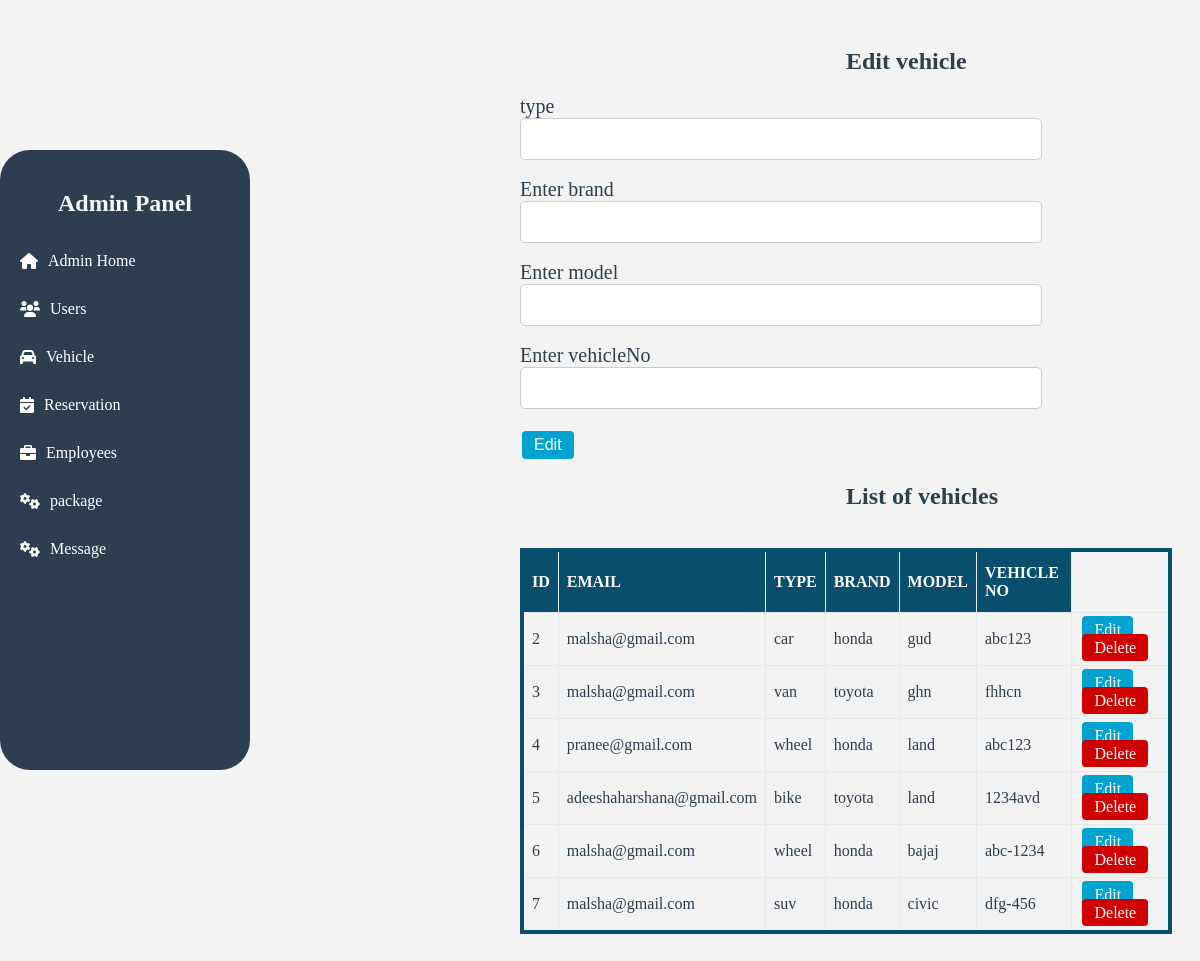
Page /adminVehicle.php on the earlier database version.
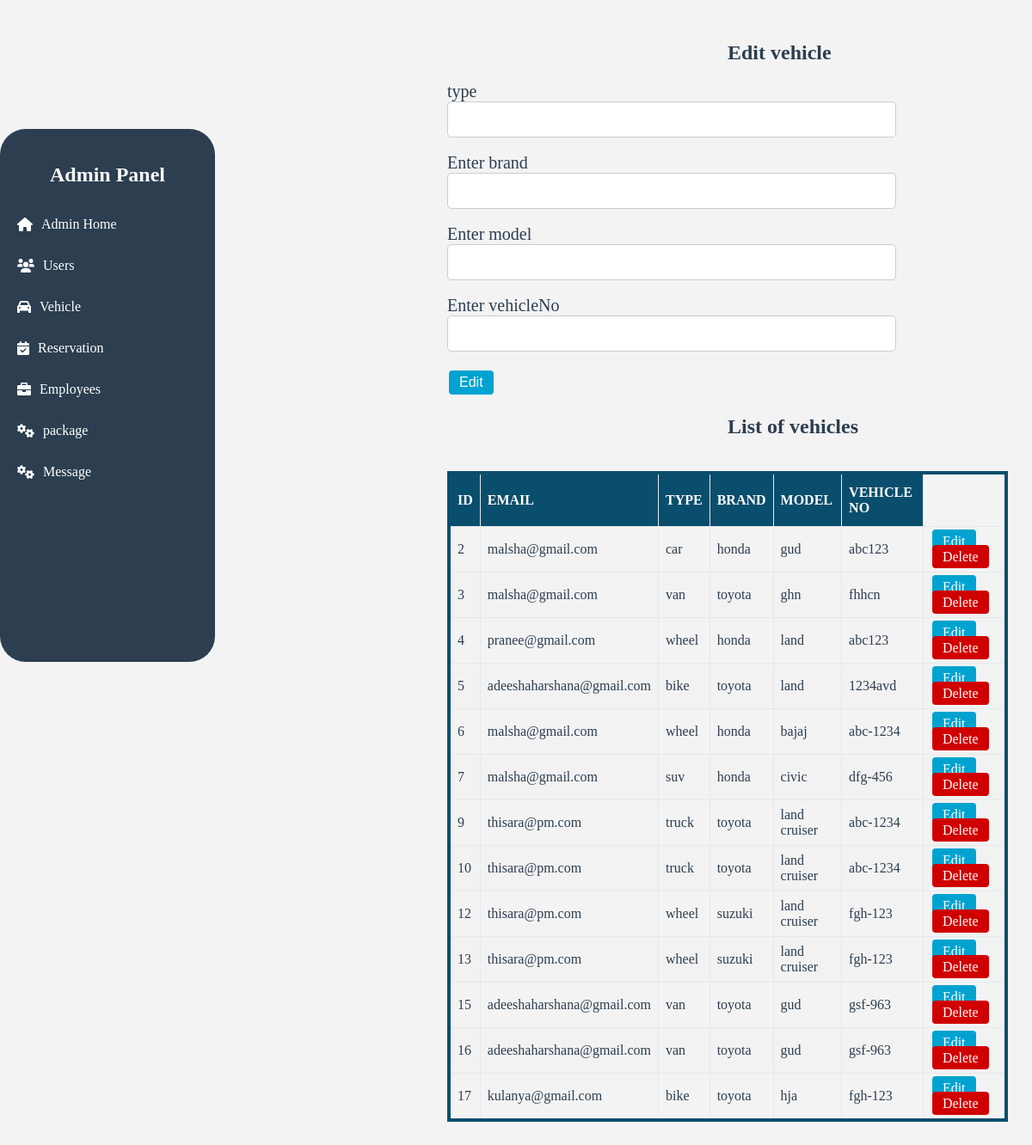
Same page on the later database version.
### tables this page shows
CREATE TABLE `vehicle` (
  `email` varchar(32) NOT NULL,
  `vehicleID` int(11) NOT NULL,
  `type` varchar(10) NOT NULL,
  `brand` varchar(20) NOT NULL,
  `model` varchar(20) NOT NULL,
  `vehicleNo` varchar(10) NOT NULL,
  `date` varchar(20) NOT NULL
);

### adminVehicle.php (the view, shortened to what this page needs)
<?php
        include("adminSidebar.php");
    require_once 'database.php';
?>
<!DOCTYPE html>
<html lang="en">
<head>
    <link rel="stylesheet" href="style\adminUser.css">
</head>
<body>
<div class="container" id="form-container">
    <h2>Edit vehicle</h2>
    <form method="post" action="">
        <div class="inputs">
            <label for="admin_name">type</label><br>
            <input type="text" name="type" id="name" value="<?php echo isset($type) ? $type : '';?>" ><br><br>
            <label for="admin_username">Enter brand</label><br>
            <input type="text" name="brand" id="username" value="<?php echo isset($brand) ? $brand : ''; ?>" required><br><br>
            <label for="admin_username">Enter model</label><br>
            <input type="text" name="model" id="username" value="<?php echo isset($model) ? $model : ''; ?>" required><br><br>
            <label for="admin_username">Enter vehicleNo</label><br>
            <input type="text" name="vehicleNo" id="username" value="<?php echo isset($vehicleNo) ? $vehicleNo : ''; ?>" required><br><br>
                <button type="submit" name="update" class="button" id="btn">Edit</button>
        </div>
    </form>
</div>
    <div class="container" id="table-container">
    <h2>List of vehicles</h2>
    <br>
    <table class="table">
        <thead>
            <tr>
                <th>ID</th>
                <th>EMAIL</th>
                <th>TYPE</th>
                <th>BRAND</th>
                <th>MODEL</th>
                <th>VEHICLE NO</th>
            </tr>
        </thead>
        <tbody>
        <?php
        $query = "SELECT * FROM vehicle";
        $query_run = mysqli_query($conn, $query);
        if (mysqli_num_rows($query_run) > 0) {
            while ($row = mysqli_fetch_assoc($query_run)) {
                ?>
                <tr>
                    <td><?php echo $row['vehicleID']; ?></td>
                    <td><?php echo $row['email']; ?></td>
                    <td><?php echo $row['type']; ?></td>
                    <td><?php echo $row['brand']; ?></td>
                    <td><?php echo $row['model']; ?></td>
                    <td><?php echo $row['vehicleNo']; ?></td>
                    <td>
                        <a class='button' id='btn1' href='adminVehicle.php?edit_id=<?php echo $row['vehicleID']; ?>'>Edit</a>
                        <a class='button' id='btn2' href='adminVehicle.php?delete_id=<?php echo $row['vehicleID']; ?>' onclick="return confirm('Are you sure you want to delete?');">Delete</a>
                    </td>
                </tr>
                <?php
            }
        } else {
            echo "<tr><td colspan='8'>No record found</td></tr>";
        }
        ?>
        </tbody>
    </table>
</div>
</body>
</html>

### adminSidebar.php (shortened to what this page needs)
<!DOCTYPE html>
<html lang="en">
<head>
  <link rel="stylesheet" href="style\adminPanel.css" />
  <link rel="stylesheet" href="https://cdnjs.cloudflare.com/ajax/libs/font-awesome/6.0.0-beta3/css/all.min.css" />
</head>
<body>
<div class="sidebar">
    <h2>Admin Panel</h2>
    <ul>
      <li>
        <a href="adminPanel.php"><i class="fas fa-home"></i> Admin Home</a>
      </li>
      <li>
        <a href="adminUsers.php"><i class="fas fa-users"></i> Users</a>
      </li>
      <li>
        <a href="adminVehicle.php"><i class="fas fa-car"></i> Vehicle</a>
      </li>
      <li>
        <a href="adminReservation.php"><i class="fas fa-calendar-check"></i> Reservation</a>
      </li>
      <li>
        <a href="csrRegistration.php"><i class="fas fa-briefcase"></i> Employees</a>
      </li>
      <li>
        <a href="adminPackage.php"><i class="fas fa-cogs"></i> package</a>
      </li>
      <li>
        <a href="adminMessage.php"><i class="fas fa-cogs"></i> Message</a>
      </li>
    </ul>
  </div>
</body>
</html>

### style/adminPanel.css (style rules this page uses)
body { font-family: "Arial", sans-serif; color: #2c3e50; padding: 0; display: inline-block; margin-left: 500px; padding: 20px; background-color: #f7f7f7; min-height: 100vh; }
.sidebar { width: 250px; height: 600px; background-color: #2c3e50; color: #f7f7f7; padding-top: 20px; position: fixed; top: 150px; left: 0; border-radius: 30px; text-align: center; }
.sidebar ul { list-style: none; padding-left: 0; }
.sidebar ul li { padding: 15px 20px; }
a { pointer-events: auto; }
.sidebar ul li a { color: white; text-decoration: none; display: flex; align-items: center; gap: 10px; z-index: 1; }

### style/adminUser.css (style rules this page uses)
body { background-color: #ebebeb98; font-family: poppins; }
.table { font-family: poppins; border-collapse: collapse; width: 100%; margin-left: auto; margin-right: auto; border: 4px solid rgb(10, 78, 109); }
#table-container { margin-bottom: 0px; width: 100%; }
.table td, th { border: 1px solid #e5e9eb; padding: 8px; height: 30px; }
.table tr:nth-child(even) { background-color: #f2f2f2; }
.table th { padding-top: 12px; padding-bottom: 12px; text-align: left; background-color: rgb(10, 78, 109);; color: white; }
.button { border-radius: 4px; border: none; padding: 5px 12px; text-align: center; text-decoration: none; font-size: 16px; margin: 4px 2px; cursor: pointer; }
#btn , #btn1 { background-color: rgb(0, 163, 208); color: rgb(255, 255, 255); }
#btn2 { background-color: rgb(208, 0, 0); color: rgb(255, 255, 255); }
.container h2 { padding-left: 50%; }
label { font-size: 20px; padding-top: 10px; }
input { width: 500px; height: 20px; padding: 10px; font-size: 16px; border: 1px solid #ccc; border-radius: 5px; }

Differences in the rows shown:
added vehicle: vehicleID "9", email "thisara@pm.com", type "truck", brand "toyota", model "land cruiser", vehicleNo "abc-1234"
added vehicle: vehicleID "10", email "thisara@pm.com", type "truck", brand "toyota", model "land cruiser", vehicleNo "abc-1234"
added vehicle: vehicleID "12", email "thisara@pm.com", type "wheel", brand "suzuki", model "land cruiser", vehicleNo "fgh-123"
added vehicle: vehicleID "13", email "thisara@pm.com", type "wheel", brand "suzuki", model "land cruiser", vehicleNo "fgh-123"
added vehicle: vehicleID "15", email "adeeshaharshana@gmail.com", type "van", brand "toyota", model "gud", vehicleNo "gsf-963"
added vehicle: vehicleID "16", email "adeeshaharshana@gmail.com", type "van", brand "toyota", model "gud", vehicleNo "gsf-963"
added vehicle: vehicleID "17", email "kulanya@gmail.com", type "bike", brand "toyota", model "hja", vehicleNo "fgh-123"
